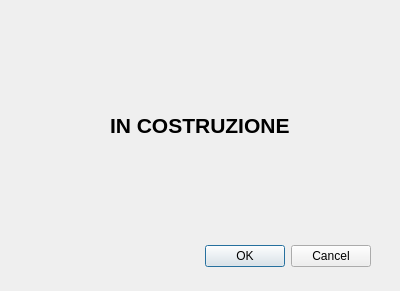
<?xml version="1.0" encoding="UTF-8"?>
<ui version="4.0">
 <class>CheckSitiInfluDialog</class>
 <widget class="QDialog" name="CheckSitiInfluDialog">
  <property name="geometry">
   <rect>
    <x>0</x>
    <y>0</y>
    <width>400</width>
    <height>291</height>
   </rect>
  </property>
  <property name="windowTitle">
   <string>Autocheck siti influenti per calcoli</string>
  </property>
  <widget class="QDialogButtonBox" name="buttonBox">
   <property name="geometry">
    <rect>
     <x>30</x>
     <y>240</y>
     <width>341</width>
     <height>32</height>
    </rect>
   </property>
   <property name="orientation">
    <enum>Qt::Horizontal</enum>
   </property>
   <property name="standardButtons">
    <set>QDialogButtonBox::Cancel|QDialogButtonBox::Ok</set>
   </property>
  </widget>
  <widget class="QLabel" name="label">
   <property name="geometry">
    <rect>
     <x>110</x>
     <y>90</y>
     <width>201</width>
     <height>71</height>
    </rect>
   </property>
   <property name="font">
    <font>
     <pointsize>16</pointsize>
     <weight>75</weight>
     <bold>true</bold>
    </font>
   </property>
   <property name="text">
    <string>IN COSTRUZIONE</string>
   </property>
  </widget>
 </widget>
 <resources/>
 <connections>
  <connection>
   <sender>buttonBox</sender>
   <signal>accepted()</signal>
   <receiver>CheckSitiInfluDialog</receiver>
   <slot>accept()</slot>
   <hints>
    <hint type="sourcelabel">
     <x>248</x>
     <y>254</y>
    </hint>
    <hint type="destinationlabel">
     <x>157</x>
     <y>274</y>
    </hint>
   </hints>
  </connection>
  <connection>
   <sender>buttonBox</sender>
   <signal>rejected()</signal>
   <receiver>CheckSitiInfluDialog</receiver>
   <slot>reject()</slot>
   <hints>
    <hint type="sourcelabel">
     <x>316</x>
     <y>260</y>
    </hint>
    <hint type="destinationlabel">
     <x>286</x>
     <y>274</y>
    </hint>
   </hints>
  </connection>
 </connections>
</ui>
